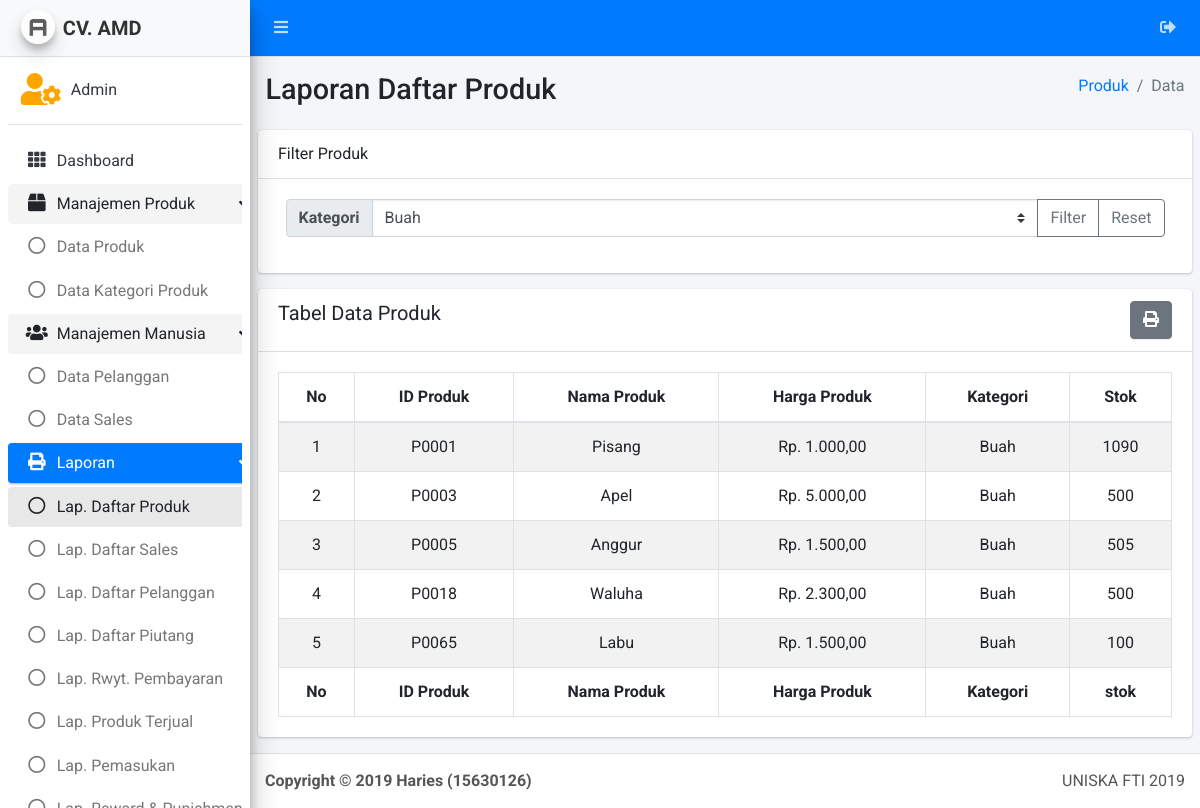
The page /admin/laporan_daftar_produk.php?kategori=1 (signed in) on the database its author committed.
### tables this page shows
CREATE TABLE `about` (
  `id` int(11) NOT NULL,
  `nama` varchar(180) NOT NULL,
  `alias` varchar(180) NOT NULL,
  `alamat` varchar(180) NOT NULL,
  `telpon` varchar(180) NOT NULL,
  `email` varchar(180) NOT NULL,
  `tanda_tangan` varchar(180) NOT NULL,
  `nama_ttd` varchar(180) NOT NULL,
  `no_peg` varchar(180) NOT NULL,
  `moto` varchar(180) NOT NULL
);

CREATE TABLE `produk` (
  `id` int(11) NOT NULL,
  `nama_produk` varchar(180) NOT NULL,
  `harga_produk` int(11) NOT NULL,
  `foto_utama` varchar(180) NOT NULL,
  `stok` int(11) NOT NULL
);

### about.php (called while the page is built, shortened)
<?php
$sql = "SELECT * FROM about WHERE id = '1'";
$result = $conn->query($sql);
$row = mysqli_fetch_assoc($result);
$alias = $row['alias'];
?>

### admin/admin_job/auth_admin.php (called while the page is built, shortened)
<?php
$nama_sales = null;
?>

### library.php (called while the page is built, shortened)
<?php
    function duit($duit){
        $rupiah = 'Rp. '.number_format($duit,2,',','.');
        return $rupiah;
    }
?>

### admin/laporan_daftar_produk.php (the view, shortened to what this page needs)
<?php
include('core/header.php');
include('core/sidebar.php');
$kat = null;
if(isset($_GET['kategori'])){
  $kat = $_GET['kategori'];
  if($kat === 'semua'){
    $produks = $conn->query("SELECT p.*, group_concat(DISTINCT k.nama_kategori SEPARATOR ', ') as kats
    FROM produk p LEFT JOIN kategori_produk kp on p.id = kp.id_produk
    LEFT JOIN kategori k on kp.id_kategori = k.id
    GROUP BY p.id");
  }else{
    $produks = $conn->query("SELECT p.*, group_concat(DISTINCT k.nama_kategori SEPARATOR ', ') as kats
    FROM produk p LEFT JOIN kategori_produk kp on p.id = kp.id_produk
    LEFT JOIN kategori k on kp.id_kategori = k.id AND k.id = '$kat'
    GROUP BY p.id");
  }
}else{
  $produks = $conn->query("SELECT p.*, group_concat(DISTINCT k.nama_kategori SEPARATOR ', ') as kats
  FROM produk p LEFT JOIN kategori_produk kp on p.id = kp.id_produk
  LEFT JOIN kategori k on kp.id_kategori = k.id
  GROUP BY p.id");
}
?>
  <div class="content-wrapper">
    <section class="content-header">
      <div class="container-fluid">
        <div class="row mb-2">
          <div class="col-sm-6">
            <h1>Laporan Daftar Produk</h1>
          </div>
          <div class="col-sm-6">
            <ol class="breadcrumb float-sm-right">
              <li class="breadcrumb-item"><a href="laporan_daftar_produk.php">Produk</a></li>
              <li class="breadcrumb-item active">Data</li>
            </ol>
          </div>
        </div>
      </div>
    </section>
    <section class="content">
      <div class="row">
        <div class="col-12">
          <div class="card">
            <div class="card-header">
              Filter Produk
            </div>
            <div class="card-body">
              <div class="container">
                <div class="row">
                  <div class="col-12">
                    <form action="laporan_daftar_produk.php" method="get">
                      <div class="input-group mb-3">
                        <div class="input-group-prepend">
                          <label class="input-group-text" for="kategori">Kategori</label>
                        </div>
                        <select class="custom-select" id="kategori" name="kategori">
                          <?php
                            $kats = $conn->query("SELECT * FROM kategori");
                            while($row = mysqli_fetch_assoc($kats)){
                          ?>
                            <option
                            <?php echo $row['id'] == $kat ? 'selected' : '' ?>
                            value="<?php echo $row['id']?>"><?php echo $row['nama_kategori']?></option>
                          <?php } ?>
                        </select>
                        <div class="input-group-append">
                          <button type="submit" class="btn btn-outline-secondary">Filter</button>
                          <a href="laporan_daftar_produk.php" class="btn btn-outline-secondary">Reset</a>
                        </div>
                      </div>
                    </form>
                  </div>
                </div>
              </div>
            </div>
          </div>
        </div>
        <div class="col-12 <?php echo $kat ? 'tampil' : 'hide' ?>">
          <div class="card">
            <div class="card-header">
              <div class="row justify-content-between">
                <div class="col-6">
                  <h3 class="card-title">Tabel Data Produk</h3>
                </div>
                <div class="col-6 text-right">
                  <button class="btn btn-secondary"
                  onclick="bukajendela('laporan/cetak_laporan_daftar_produk.php?kategori=<?php echo isset($_GET['kategori']) ? $_GET['kategori'] : '' ?>')"
                  >
                    <i class="fas fa-print"></i>
                  </button>
                </div>
              </div>
            </div>
            <div class="card-body">
              <table id="table-full" class="table table-bordered table-striped">
                <thead>
                <tr>
                  <th class="text-center">No</th>
                  <th class="text-center">ID Produk</th>
                  <th class="text-center">Nama Produk</th>
                  <th class="text-center">Harga Produk</th>
                  <th class="text-center">Kategori</th>
                  <th class="text-center">Stok</th>
                </tr>
                </thead>
                <tbody>
                <?php
                    $no = 1;
                    while($row = mysqli_fetch_assoc($produks)){
                      if($row['kats']) {
                  ?>
                    <tr>
                      <td class="align-middle text-center"><?php echo $no ?></td>
                      <td class="align-middle text-center"><?php echo 'P'.str_pad($row['id'],4,'0',STR_PAD_LEFT); ?></td>
                      <td class="align-middle text-center"><?php echo $row['nama_produk'] ?></td>
                      <td class="align-middle text-center"><?php echo duit($row['harga_produk']) ?></td>
                      <td class="align-middle text-center"><?php echo $row['kats'] ?></td>
                      <td class="align-middle text-center"><?php echo $row['stok'] ?></td>
                    </tr>
                  <?php $no++; } }?>
                </tbody>
                <tfoot>
                <tr>
                  <th class="text-center">No</th>
                  <th class="text-center">ID Produk</th>
                  <th class="text-center">Nama Produk</th>
                  <th class="text-center">Harga Produk</th>
                  <th class="text-center">Kategori</th>
                  <th class="text-center">stok</th>
                </tr>
                </tfoot>
              </table>
            </div>
          </div>
        </div>
      </div>
    </section>
  </div>
<?php
include('core/footer.php');
?>

### admin/core/sidebar.php (shortened to what this page needs)
<?php
  function active($currect_page){
    $url_array =  explode('/', $_SERVER['REQUEST_URI']) ;
    $url = end($url_array);
    $arr_url = explode('?', $url);
    $cek_url = $arr_url[0];
    if($currect_page == $cek_url){
        echo 'active';
    }
  }
  function open($currect_page){
    $url_array =  explode('/', $_SERVER['REQUEST_URI']) ;
    $url = end($url_array);
    $arr_url = explode('?', $url);
    $cek_url = $arr_url[0];
    if($currect_page == $cek_url){
        echo 'menu-open';
    }
  }
  $cekSales = $nama_sales;
?>
  <aside class="main-sidebar sidebar-light-primary elevation-4">
    <a href="/admin" class="brand-link navbar-light">
      <img src="lte/dist/img/AdminLTELogo.png" alt="AdminLTE Logo" class="brand-image img-circle elevation-3"
           style="opacity: .8">
      <span class="brand-text font-weight-bold"><?php echo $alias ?></span>
    </a>
    <div class="sidebar">
      <div class="user-panel mt-3 pb-3 mb-3 d-flex">
        <div class="image">
          <i class="fas <?php echo $nama_sales ? 'fa-user' : 'fa-user-cog' ?> fa-2x" style="color:orange;"></i>
        </div>
        <div class="info">
          <a href="#" class="d-block"><?php echo $nama_sales ? $nama_sales : 'Admin' ?></a>
        </div>
      </div>
      <nav class="mt-2">
        <ul class="nav nav-pills nav-sidebar flex-column" data-widget="treeview" role="menu" data-accordion="false">
          <li class="nav-item">
            <a href="index.php" class="nav-link <?php active('index.php');?>">
              <i class="nav-icon fas fa-th"></i>
              <p>
                Dashboard
              </p>
            </a>
          </li>
          <?php if(!$cekSales) { ?>
          <li class="nav-item has-treeview menu-open">
            <a href="#" class="nav-link <?php active('index_produk.php');?> <?php active('index_kategori_produk.php');?>">
              <i class="nav-icon fas fa-box"></i>
              <p>
                Manajemen Produk
                <i class="right fas fa-angle-left"></i>
              </p>
            </a>
            <ul class="nav nav-treeview">
              <li class="nav-item">
                <a href="index_produk.php" class="nav-link <?php active('index_produk.php');?>">
                  <i class="far fa-circle nav-icon"></i>
                  <p>Data Produk</p>
                </a>
              </li>
              <li class="nav-item">
                <a href="index_kategori_produk.php" class="nav-link <?php active('index_kategori_produk.php');?>">
                  <i class="far fa-circle nav-icon"></i>
                  <p>Data Kategori Produk</p>
                </a>
              </li>
            </ul>
          </li>
          <li class="nav-item has-treeview menu-open">
            <a href="#" class="nav-link <?php active('index_sales.php'); active('index_pelanggan.php');?>">
              <i class="nav-icon fas fa-users"></i>
              <p>
                Manajemen Manusia
                <i class="right fas fa-angle-left"></i>
              </p>
            </a>
            <ul class="nav nav-treeview">
              <li class="nav-item">
                <a href="index_pelanggan.php" class="nav-link <?php active('index_pelanggan.php');?>">
                  <i class="far fa-circle nav-icon"></i>
                  <p>Data Pelanggan</p>
                </a>
              </li>
              <li class="nav-item">
                <a href="index_sales.php" class="nav-link <?php active('index_sales.php');?>">
                  <i class="far fa-circle nav-icon"></i>
                  <p>Data Sales</p>
                </a>
              </li>
            </ul>
          </li>
          <li class="nav-item has-treeview <?php open('laporan_monitoring_sales.php'); open('laporan_monitoring_toko.php'); open('laporan_daftar_reward.php'); open('laporan_daftar_pemasukan.php'); open('laporan_daftar_produk_terjual.php'); open('laporan_daftar_pembayaran.php'); open('laporan_daftar_hutang.php'); open('laporan_daftar_produk.php'); open('laporan_daftar_sales.php'); open('laporan_daftar_pelanggan.php');?>">
            <a href="#" class="nav-link <?php active('laporan_monitoring_sales.php'); active('laporan_monitoring_toko.php'); active('laporan_daftar_reward.php'); active('laporan_daftar_pemasukan.php'); active('laporan_daftar_produk_terjual.php'); active('laporan_daftar_pembayaran.php'); active('laporan_daftar_hutang.php'); active('laporan_daftar_produk.php'); active('laporan_daftar_sales.php'); active('laporan_daftar_pelanggan.php');?>">
              <i class="nav-icon fas fa-print"></i>
              <p>
                Laporan
                <i class="right fas fa-angle-left"></i>
              </p>
            </a>
            <ul class="nav nav-treeview">
              <li class="nav-item">
                <a href="laporan_daftar_produk.php" class="nav-link <?php active('laporan_daftar_produk.php');?>">
                  <i class="far fa-circle nav-icon"></i>
                  <p>Lap. Daftar Produk</p>
                </a>
              </li>
              <li class="nav-item">
                <a href="laporan_daftar_sales.php" class="nav-link <?php active('laporan_daftar_sales.php');?>">
                  <i class="far fa-circle nav-icon"></i>
                  <p>Lap. Daftar Sales</p>
                </a>
              </li>
              <li class="nav-item">
                <a href="laporan_daftar_pelanggan.php" class="nav-link <?php active('laporan_daftar_pelanggan.php');?>">
                  <i class="far fa-circle nav-icon"></i>
                  <p>Lap. Daftar Pelanggan</p>
                </a>
              </li>
              <li class="nav-item">
                <a href="laporan_daftar_hutang.php" class="nav-link <?php active('laporan_daftar_hutang.php');?>">
                  <i class="far fa-circle nav-icon"></i>
                  <p>Lap. Daftar Piutang</p>
                </a>
              </li>
              <li class="nav-item">
                <a href="laporan_daftar_pembayaran.php" class="nav-link <?php active('laporan_daftar_pembayaran.php'); ?>">
                  <i class="far fa-circle nav-icon"></i>
                  <p>Lap. Rwyt. Pembayaran</p>
                </a>
              </li>
              <li class="nav-item">
                <a href="laporan_daftar_produk_terjual.php" class="nav-link <?php active('laporan_daftar_produk_terjual.php');?>">
                  <i class="far fa-circle nav-icon"></i>
                  <p>Lap. Produk Terjual</p>
                </a>
              </li>
              <li class="nav-item">
                <a href="laporan_daftar_pemasukan.php" class="nav-link <?php active('laporan_daftar_pemasukan.php');?>">
                  <i class="far fa-circle nav-icon"></i>
                  <p>Lap. Pemasukan</p>
                </a>
              </li>
              <li class="nav-item">
                <a href="laporan_daftar_reward.php" class="nav-link <?php active('laporan_daftar_reward.php');?>">
                  <i class="far fa-circle nav-icon"></i>
                  <p>Lap. Reward & Punishment</p>
                </a>
              </li>
            </ul>
          </li>
          <?php } ?>
        </ul>
      </nav>
    </div>
  </aside>

### admin/core/css/my.css (style rules this page uses)
.sidebar-light-primary .nav-treeview>.nav-item>.nav-link.active, .sidebar-light-primary .nav-treeview>.nav-item>.nav-link.active:hover { background-color: #e9e8e8 !important; }
.tampil { display: block; }

### rows shown on the page
about: alias "CV. AMD"
produk: id "0001", nama_produk "Pisang", harga_produk "Rp. 1.000,00", kats "Buah", stok "1090"
produk: id "0003", nama_produk "Apel", harga_produk "Rp. 5.000,00", kats "Buah", stok "500"
produk: id "0005", nama_produk "Anggur", harga_produk "Rp. 1.500,00", kats "Buah", stok "505"
produk: id "0018", nama_produk "Waluha", harga_produk "Rp. 2.300,00", kats "Buah", stok "500"
produk: id "0065", nama_produk "Labu", harga_produk "Rp. 1.500,00", kats "Buah", stok "100"

### other values the page prints
form field kategori "Buah"
